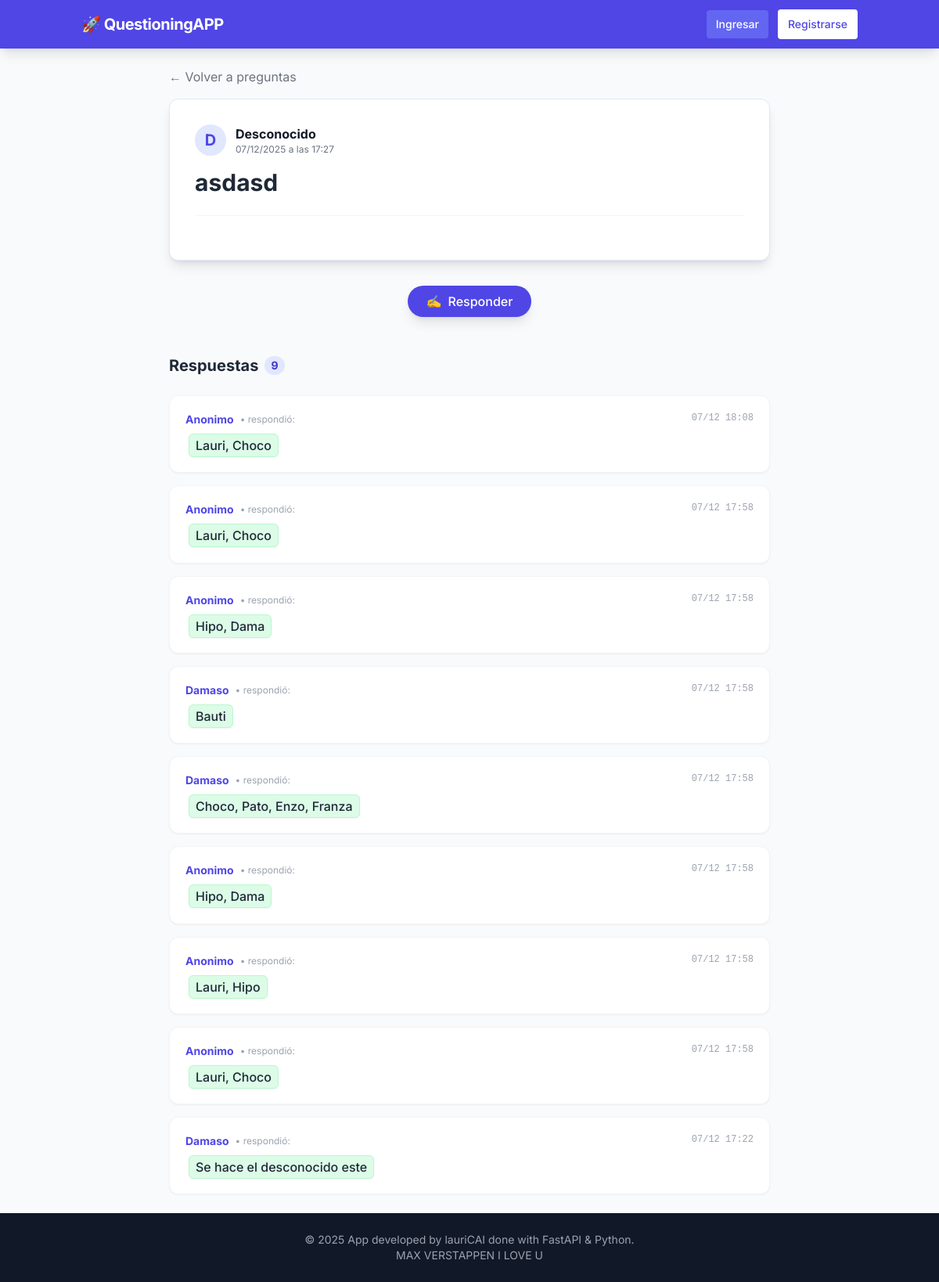
Screenshot of /question/9 with the database file from the repository.
### app/models.py (models this page shows)
class Question(SQLModel, table=True):
    id: Optional[int] = Field(default=None, primary_key=True)
    content: str = Field(default=None)
    uploaded_at: datetime = Field(default=datetime.now())
    uploaded_by: str = Field(default="Anonimo 👻")

class Answer(SQLModel, table=True):
    id: Optional[int] = Field(default=None, primary_key=True)
    content: str = Field(index=True)
    uploaded_at: datetime = Field(default=datetime.now())
    question_id: int = Field(default=None, foreign_key="question.id")
    uploaded_by: str= Field(default="Anonimo 👻")

### app/main.py (the view)
@app.get("/question/{question_id}", response_class=HTMLResponse)
async def question_detail(
        request: Request,
        question_id: int,  # FastAPI extrae este número de la URL
        session: Session = Depends(get_session)
):
    question = session.get(Question, question_id)
    query = select(Answer).where(Answer.question_id == question_id).order_by(Answer.uploaded_at.desc())
    answers = session.exec(query).all()
    if not question:
        raise HTTPException(status_code=404, detail="Pregunta no encontrada")
    return templates.TemplateResponse("questioninfo.html", {
        "request": request,
        "question": question,
        "answers": answers,
        "opciones": opciones
    })

### app/templates/questioninfo.html (shortened to what this page needs)
{% extends "base.html" %}
{% block content %}
<div class="max-w-3xl mx-auto">
    <a href="/question" class="text-gray-500 hover:text-indigo-600 mb-4 inline-flex items-center gap-1 transition">
        &larr; Volver a preguntas
    </a>
    <div class="bg-white p-8 rounded-xl shadow-lg border border-indigo-100 mb-8">
        <div class="flex items-center gap-3 mb-4">
            <div class="h-10 w-10 rounded-full bg-indigo-100 text-indigo-600 flex items-center justify-center font-bold text-xl">
                {{ question.uploaded_by[0] | upper }}
            </div>
            <div>
                <p class="font-bold text-gray-900">{{ question.uploaded_by }}</p>
                <p class="text-xs text-gray-500">{{ question.uploaded_at.strftime('%d/%m/%Y a las %H:%M') }}</p>
            </div>
        </div>
        <h1 class="text-2xl md:text-3xl font-bold text-gray-800 mb-6 leading-relaxed">
            {{ question.content }}
        </h1>
        <hr class="border-gray-100 my-6">
    </div>
    <div class="mt-8">
        <div class="text-center mb-6">
            <button id="toggle-reply"
                    class="bg-indigo-600 text-white font-medium py-2 px-6 rounded-full shadow-lg hover:bg-indigo-700 hover:scale-105 transition transform duration-200 flex items-center gap-2 mx-auto">
                <span>✍️</span> Responder
            </button>
        </div>
    </div>
    <div class="mt-12">
    <h3 class="text-xl font-bold text-gray-800 mb-6 flex items-center gap-2">
        Respuestas
        <span class="bg-indigo-100 text-indigo-700 text-sm py-0.5 px-2 rounded-full">{{ answers|length }}</span>
    </h3>
    <div class="space-y-4">
        {% for answer in answers %}
        <div class="bg-white p-5 rounded-xl shadow-sm border border-gray-100 hover:border-indigo-100 transition">
            <div class="flex justify-between items-start mb-2">
                <div class="flex items-center gap-2">
                    <span class="font-bold text-indigo-600 text-sm">{{ answer.uploaded_by }}</span>
                    <span class="text-gray-400 text-xs">• respondió:</span>
                </div>
                <span class="text-xs text-gray-400 font-mono">
                    {{ answer.uploaded_at.strftime('%d/%m %H:%M') }}
                </span>
            </div>
            <div class="text-gray-800 font-medium text-lg leading-relaxed">
                <span class="bg-green-100 text-gray-800 px-2 py-1 rounded-md text-base mx-1 border border-green-200 shadow-sm">
                    {{ answer.content }}
                </span>
            </div>
        </div>
        {% else %}
        <div class="text-center py-12 bg-gray-50 rounded-xl border border-dashed border-gray-300">
            <div class="text-4xl mb-2">🦗</div>
            <p class="text-gray-500 font-medium">¡Cri cri! Nadie ha respondido todavía.</p>
            <p class="text-sm text-gray-400">Sé el primero en mojarte.</p>
        </div>
        {% endfor %}
    </div>
</div>
</div>
{% endblock %}

### app/templates/base.html (style rules this page uses)
body { font-family: 'Inter', sans-serif; }

### rows the page displays
Question: uploaded_by "D", uploaded_by "Desconocido", uploaded_at "07/12/2025 a las 17:27", content "asdasd"
Answer: uploaded_by "Anonimo", uploaded_at "07/12 18:08", content "Lauri, Choco"
Answer: uploaded_by "Anonimo", uploaded_at "07/12 17:58", content "Lauri, Choco"
Answer: uploaded_by "Anonimo", uploaded_at "07/12 17:58", content "Hipo, Dama"
Answer: uploaded_by "Damaso", uploaded_at "07/12 17:58", content "Bauti"
Answer: uploaded_by "Damaso", uploaded_at "07/12 17:58", content "Choco, Pato, Enzo, Franza"
Answer: uploaded_by "Anonimo", uploaded_at "07/12 17:58", content "Hipo, Dama"
Answer: uploaded_by "Anonimo", uploaded_at "07/12 17:58", content "Lauri, Hipo"
Answer: uploaded_by "Anonimo", uploaded_at "07/12 17:58", content "Lauri, Choco"
Answer: uploaded_by "Damaso", uploaded_at "07/12 17:22", content "Se hace el desconocido este"

### other values shown
{{ answers|length }} "9"
